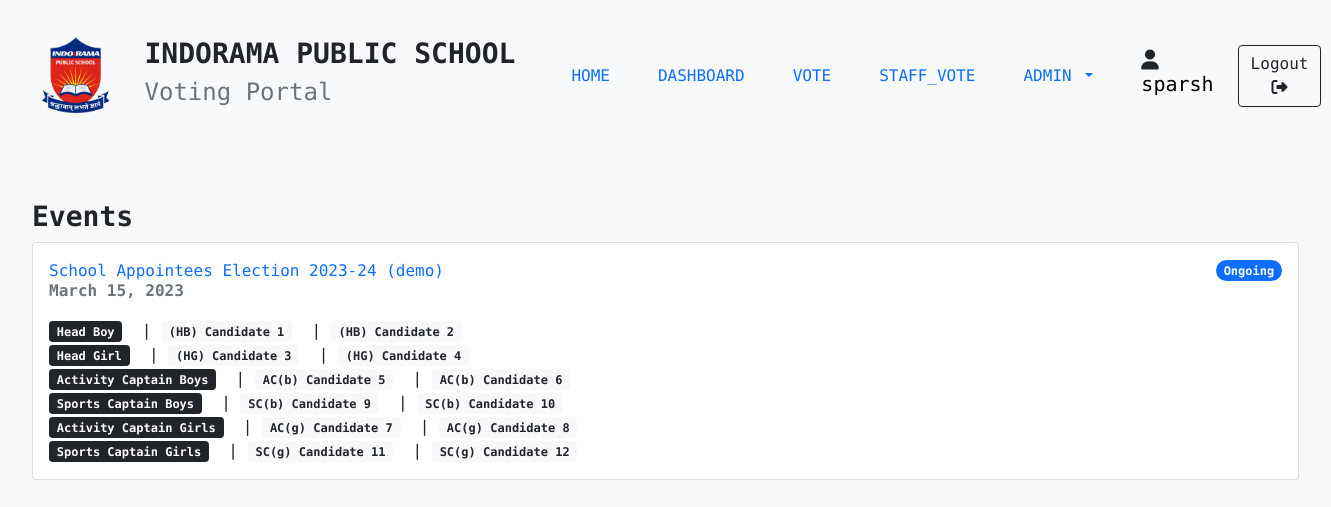
The page /results/ (signed in) on the database its author committed.
### apps/vote/models.py (models this page shows, shortened)
class Event(models.Model):
    EventID = models.AutoField(primary_key=True)
    Date = models.DateField()
    EventName = models.TextField()

class Category(models.Model):
    Event = models.ForeignKey(Event, on_delete=models.CASCADE, null=True)
    CategoryName = models.TextField()
    def __str__(self):
        return self.CategoryName

class Option(models.Model):
    OptionID = models.AutoField(primary_key=True)
    OptionEvent = models.ForeignKey(Event, on_delete=models.CASCADE)
    OpitonCategory = models.ForeignKey(Category, on_delete=models.CASCADE)
    OptionName = models.TextField()
    Votes = models.IntegerField(default=0)

### apps/results/views.py (the view)
# urls.py: path("results/", include("apps.results.urls")),
@login_required(login_url="/login")
def results(request):
    if not (request.user.is_staff or request.user.is_superuser):
        return HttpResponse(
            """<h3 style="text-align: center;">403 Forbidden</h3>
            <h4 style="text-align: center;">Missing required permissions.</h4>"""
        )
    params = {}
    events = Event.objects.all()
    for event in events:
        params[event] = {}
        categorys = Category.objects.filter(Event=event)
        for category in categorys:
            options = Option.objects.filter(OpitonCategory=category)
            params[event].update({category: options})
    return render(request, "results/results.html", {"params":params})

### templates/results/results.html (shortened to what this page needs)
{% extends 'bases/base.html' %}
{% load static %}
{% block content %}
<div class="page">
    <label for="event_name" class="form-label h3 fw-bold">Events</label>
    <div>
        {% for event, values in params.items %}
            <div class="card">
              <div class="card-body">
                <a href="/results/{{ event.EventName }}" class="card-title text-decoration-none" aria-current="true">
                  <div class="d-flex justify-content-between align-items-center">
                    <span>{{ event.EventName }}</span>
                    <span class="badge bg-primary rounded-pill">Ongoing</span>
                  </div>
                  <p class="card-subtitle fw-bold text-muted">{{ event.Date }}</p>
                </a>
                <div class="mt-3">
                  {% for category, options in values.items %}
                    <span class="badge bg-dark">{{ category }}</span>
                    {% for option in options %}
                        &nbsp|&nbsp<span class="badge bg-light text-dark">{{ option.OptionName }}</span>
                    {% endfor %}
                    <br>
                  {% endfor %}
                </div>
              </div>
            </div>
        {% endfor %}
    </div>
</div>
{% endblock content %}

### templates/includes/navbar.html (shortened to what this page needs)
{% load static %}
<nav class="navbar navbar-expand-lg bg-light">
  <div class="container-fluid px-4 py-3">
    <div class="navbar-brand d-flex align-items-center">
      <a href="/"><img src="{% static 'images/logo(3).png' %}" alt="logo" srcset="" style="height: 5rem;"></a>
      <div class="mx-3">
        <h3 class="fw-bold">INDORAMA PUBLIC SCHOOL</h3>
        <h4 class="text-muted">Voting Portal</h4>
      </div>
    </div>
    <div class="collapse navbar-collapse" id="navbarSupportedContent">
      <ul class="navbar-nav ms-auto mb-2 mb-lg-0">
        <li class="nav-item mx-3">
          <a class="nav-link" href="/">HOME</a>
        </li>
        <li class="nav-item mx-3">
          <a class="nav-link" href="/dashboard">DASHBOARD</a>
        </li>
        <li class="nav-item mx-3">
          <a class="nav-link {% if request.user.is_staff and not request.user.is_superuser %}disabled{% endif %}" href="/vote/">VOTE</a>
        </li>
        <li class="nav-item mx-3">
          <a class="nav-link {% if request.user.is_staff and not request.user.is_superuser %}disabled{% endif %}" href="/staff_vote/">STAFF_VOTE</a>
        </li>
        <li class="nav-item dropdown mx-3">
          <a class="nav-link dropdown-toggle" href="#" id="navbarDropdown" role="button" data-bs-toggle="dropdown" aria-expanded="false">
            ADMIN
          </a>
        </li>
      </ul>
      <div class="user-name d-flex mx-4 my-4">
        <h5><i class="fa-solid fa-user"></i> <a href="/dashboard", style="text-decoration: none; color: black;">{{ user }}</a></h5>
      </div>
      </div>
        <a href="{% url 'logout' %}" class="btn btn-outline-dark">Logout <i class="fa-solid fa-right-from-bracket"></i></a>
      </div>
</nav>

### static/css/global.css (style rules this page uses)
.page { padding: 3rem 2rem; }

### rows shown on the page
Event: EventName "School Appointees Election 2023-24 (demo)", Date "March 15, 2023"
Category: CategoryName "Head Boy"
Option: OptionName "(HB) Candidate 1"
Option: OptionName "(HB) Candidate 2"
Category: CategoryName "Head Girl"
Option: OptionName "(HG) Candidate 3"
Option: OptionName "(HG) Candidate 4"
Category: CategoryName "Activity Captain Boys"
Option: OptionName "AC(b) Candidate 5"
Option: OptionName "AC(b) Candidate 6"
Category: CategoryName "Sports Captain Boys"
Option: OptionName "SC(b) Candidate 9"
Option: OptionName "SC(b) Candidate 10"
Category: CategoryName "Activity Captain Girls"
Option: OptionName "AC(g) Candidate 7"
Option: OptionName "AC(g) Candidate 8"
Category: CategoryName "Sports Captain Girls"
Option: OptionName "SC(g) Candidate 11"
Option: OptionName "SC(g) Candidate 12"

### other values the page prints
{{ user }} "sparsh"
